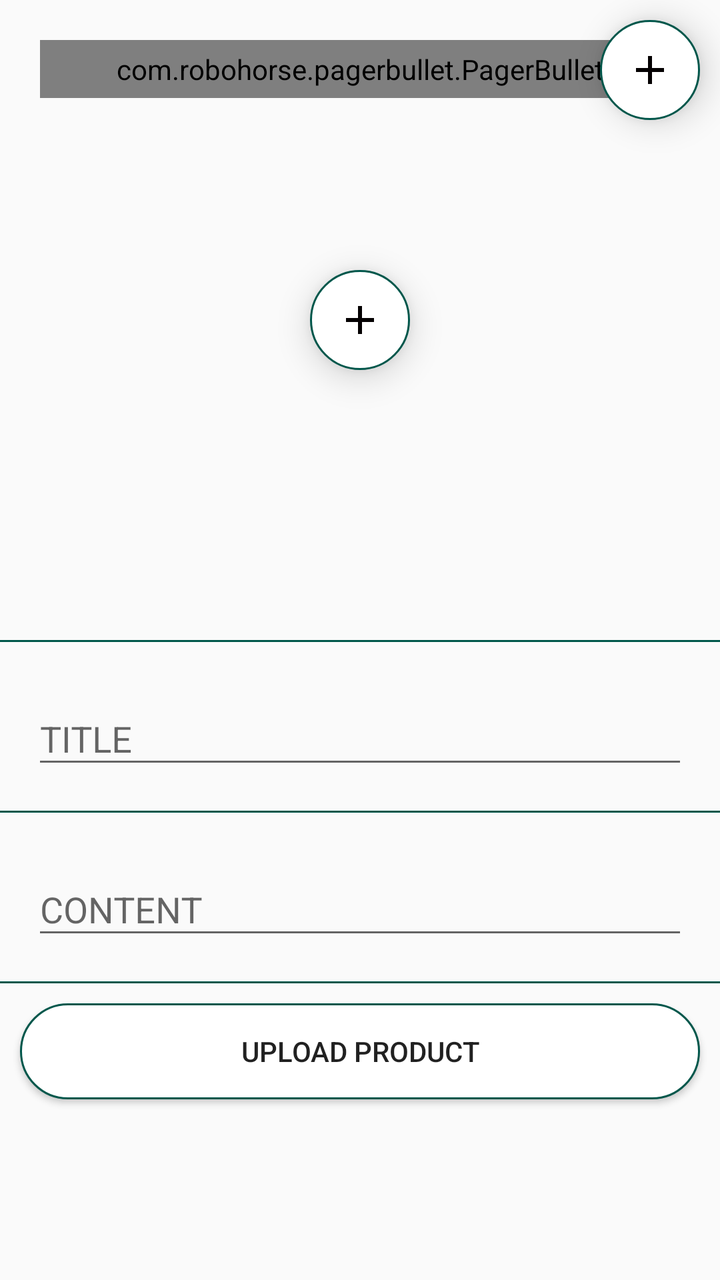
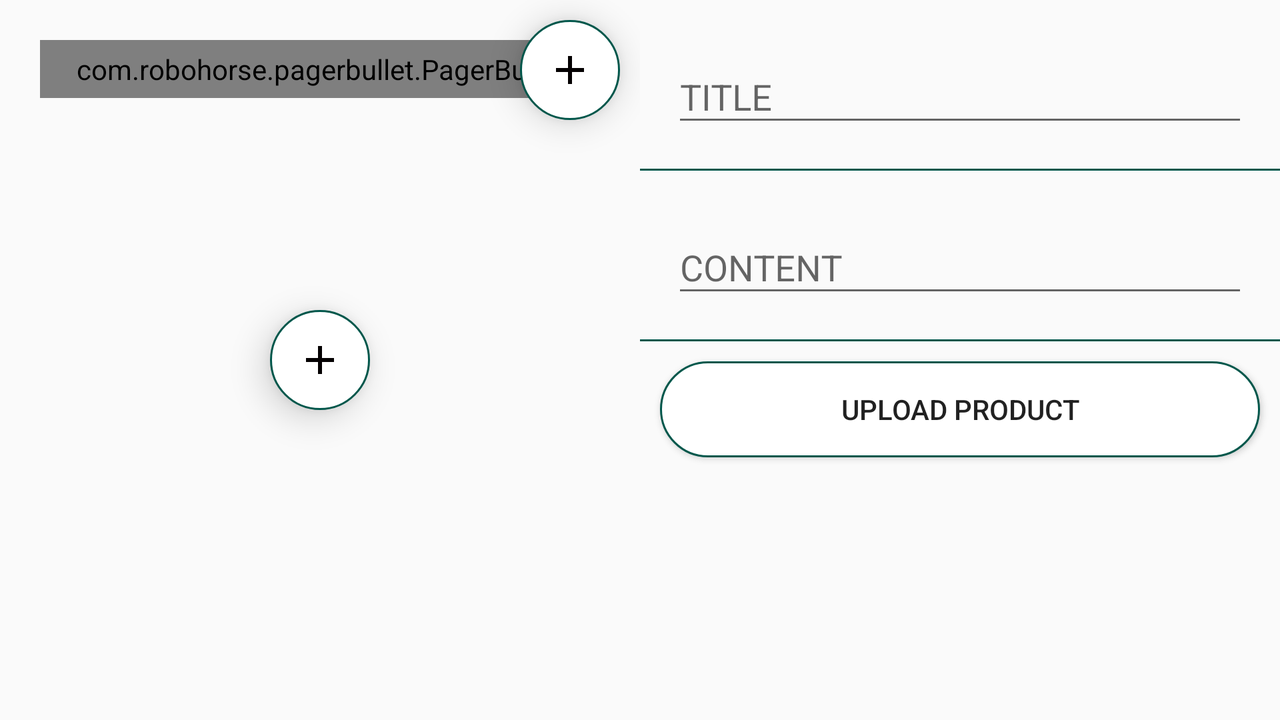

An Android layout and its configuration variant, each rendered on a device that would load it. The default file and the variant file are quoted in full after the pictures.
<!-- AndroidManifest.xml: application theme AppTheme -->
<!-- res/layout/activity_upload_product.xml -->
<?xml version="1.0" encoding="utf-8"?>
<RelativeLayout xmlns:android="http://schemas.android.com/apk/res/android"
    xmlns:app="http://schemas.android.com/apk/res-auto"
    xmlns:tools="http://schemas.android.com/tools"
    android:layout_width="match_parent"
    android:layout_height="match_parent">

    <LinearLayout
        android:layout_width="match_parent"
        android:layout_height="match_parent"
        android:orientation="vertical"
        android:weightSum="2">
        <RelativeLayout
            android:layout_width="match_parent"
            android:layout_height="0dp"
            android:layout_weight="1">
            <com.robohorse.pagerbullet.PagerBullet
                android:id="@+id/pagerBullet"
                android:layout_width="match_parent"
                android:layout_height="wrap_content"
                android:padding="5dp"
                android:layout_margin="20dp"
                app:panelHeightInDp="50dp" />
            <ImageButton
                android:layout_width="50dp"
                android:layout_height="50dp"
                android:src="@drawable/ic_add_black_24dp"
                android:layout_alignParentTop="true"
                android:layout_alignParentRight="true"
                android:translationZ="10dp"
                android:layout_margin="10dp"
                android:id="@+id/add_image_button"
                android:background="@drawable/button_bg2"/>
            <ImageButton
                android:layout_width="50dp"
                android:layout_height="50dp"
                android:src="@drawable/ic_add_black_24dp"
                android:layout_centerInParent="true"
                android:translationZ="10dp"
                android:layout_margin="10dp"
                android:id="@+id/add_image_button2"
                android:background="@drawable/button_bg2"/>
        </RelativeLayout>
        <LinearLayout
            android:layout_width="match_parent"
            android:layout_height="0dp"
            android:layout_weight="1"
            android:orientation="vertical"
            >
            <View
                android:layout_width="match_parent"
                android:layout_height="1dp"
                android:background="@color/colorPrimaryDark"/>
            <LinearLayout
                android:layout_width="match_parent"
                android:layout_height="wrap_content"
                android:paddingBottom="@dimen/activity_vertical_margin"
                android:paddingLeft="@dimen/activity_horizontal_margin"
                android:paddingRight="@dimen/activity_horizontal_margin"
                android:paddingTop="@dimen/activity_vertical_margin">
                <android.support.design.widget.TextInputLayout
                    android:layout_width="match_parent"
                    android:layout_height="wrap_content">
                    <EditText
                        android:id="@+id/et_post_title"
                        android:layout_width="match_parent"
                        android:layout_height="wrap_content"
                        android:hint="TITLE"
                        android:maxLines="1"/>
                </android.support.design.widget.TextInputLayout>
            </LinearLayout>
            <View
                android:layout_width="match_parent"
                android:layout_height="1dp"
                android:background="@color/colorPrimaryDark"/>
            <LinearLayout
                android:layout_width="match_parent"
                android:layout_height="wrap_content"
                android:paddingBottom="@dimen/activity_vertical_margin"
                android:paddingLeft="@dimen/activity_horizontal_margin"
                android:paddingRight="@dimen/activity_horizontal_margin"
                android:paddingTop="@dimen/activity_vertical_margin">
                <android.support.design.widget.TextInputLayout
                    android:layout_width="match_parent"
                    android:layout_height="wrap_content">

                    <EditText
                        android:id="@+id/et_post_content"
                        android:layout_width="match_parent"
                        android:layout_height="wrap_content"
                        android:hint="CONTENT"
                        android:maxLines="3"/>
                </android.support.design.widget.TextInputLayout>
            </LinearLayout>
            <View
                android:layout_width="match_parent"
                android:layout_height="1dp"
                android:background="@color/colorPrimaryDark"/>
            <Button
                android:layout_width="match_parent"
                android:layout_height="wrap_content"
                android:text="UPLOAD PRODUCT"
                android:layout_margin="10dp"
                android:id="@+id/upload_product_button"
                android:background="@drawable/button_bg2"/>
        </LinearLayout>
    </LinearLayout>


</RelativeLayout>
<!-- resources referenced by this layout -->
<resources>
  <color name="colorPrimaryDark">#00574B</color>
  <dimen name="activity_horizontal_margin">16dp</dimen>
  <dimen name="activity_vertical_margin">16dp</dimen>
  <!-- drawable button_bg2 (drawable) -->
  <?xml version="1.0" encoding="utf-8"?>
  <shape
      xmlns:android="http://schemas.android.com/apk/res/android">
  
      <solid
          android:color="@android:color/white"/>
      <stroke
          android:width="1dp"
          android:color="@color/colorPrimaryDark"
          />
      <corners
          android:radius="50dp"/>
  </shape>
  <!-- drawable ic_add_black_24dp (drawable) -->
  <vector android:height="24dp" android:tint="#040001"
      android:viewportHeight="24.0" android:viewportWidth="24.0"
      android:width="24dp" xmlns:android="http://schemas.android.com/apk/res/android">
      <path android:fillColor="#FF000000" android:pathData="M19,13h-6v6h-2v-6H5v-2h6V5h2v6h6v2z"/>
  </vector>
  <style name="AppTheme" parent="Theme.AppCompat.Light.DarkActionBar">
          
          <item name="colorPrimary">@color/colorPrimary</item>
          <item name="colorPrimaryDark">@color/colorPrimaryDark</item>
          <item name="colorAccent">@color/colorAccent</item>
      </style>
  <color name="colorPrimary">#008577</color>
  <color name="colorAccent">#D81B60</color>
</resources>
<!-- res/layout-land/activity_upload_product.xml (the repository's variant of the layout above) -->
<!-- drawn on the phone turned sideways -->
<?xml version="1.0" encoding="utf-8"?>
<RelativeLayout xmlns:android="http://schemas.android.com/apk/res/android"
    xmlns:app="http://schemas.android.com/apk/res-auto"
    xmlns:tools="http://schemas.android.com/tools"
    android:layout_width="match_parent"
    android:layout_height="match_parent"
    tools:context=".Activity.UploadProductActivity">

    <ProgressBar
        android:id="@+id/google_progress"
        android:layout_width="200dp"
        android:layout_height="200dp"
        android:visibility="gone"
        android:layout_centerInParent="true"/>

    <LinearLayout
        android:layout_width="match_parent"
        android:layout_height="match_parent"
        android:orientation="horizontal"
        android:weightSum="2">
        <RelativeLayout
            android:layout_width="0dp"
            android:layout_height="match_parent"
            android:layout_weight="1">
            <com.robohorse.pagerbullet.PagerBullet
                android:id="@+id/pagerBullet"
                android:layout_width="match_parent"
                android:layout_height="wrap_content"
                android:padding="5dp"
                android:layout_margin="20dp"
                app:panelHeightInDp="50dp" />
            <ImageButton
                android:layout_width="50dp"
                android:layout_height="50dp"
                android:src="@drawable/ic_add_black_24dp"
                android:layout_alignParentTop="true"
                android:layout_alignParentRight="true"
                android:translationZ="10dp"
                android:layout_margin="10dp"
                android:id="@+id/add_image_button"
                android:background="@drawable/button_bg2"/>
            <ImageButton
                android:layout_width="50dp"
                android:layout_height="50dp"
                android:src="@drawable/ic_add_black_24dp"
                android:layout_centerInParent="true"
                android:translationZ="10dp"
                android:layout_margin="10dp"
                android:id="@+id/add_image_button2"
                android:background="@drawable/button_bg2"/>
        </RelativeLayout>
        <LinearLayout
            android:layout_width="0dp"
            android:layout_height="match_parent"
            android:layout_weight="1"
            android:orientation="vertical"
            >
            <LinearLayout
                android:layout_width="match_parent"
                android:layout_height="wrap_content"
                android:paddingBottom="@dimen/activity_vertical_margin"
                android:paddingLeft="@dimen/activity_horizontal_margin"
                android:paddingRight="@dimen/activity_horizontal_margin"
                android:paddingTop="@dimen/activity_vertical_margin">
                <android.support.design.widget.TextInputLayout
                    android:layout_width="match_parent"
                    android:layout_height="wrap_content">
                    <EditText
                        android:id="@+id/et_post_title"
                        android:layout_width="match_parent"
                        android:layout_height="wrap_content"
                        android:hint="TITLE"
                        android:maxLines="1"/>
                </android.support.design.widget.TextInputLayout>
            </LinearLayout>
            <View
                android:layout_width="match_parent"
                android:layout_height="1dp"
                android:background="@color/colorPrimaryDark"/>
            <LinearLayout
                android:layout_width="match_parent"
                android:layout_height="wrap_content"
                android:paddingBottom="@dimen/activity_vertical_margin"
                android:paddingLeft="@dimen/activity_horizontal_margin"
                android:paddingRight="@dimen/activity_horizontal_margin"
                android:paddingTop="@dimen/activity_vertical_margin">
                <android.support.design.widget.TextInputLayout
                    android:layout_width="match_parent"
                    android:layout_height="wrap_content">
                    <EditText
                        android:id="@+id/et_post_content"
                        android:layout_width="match_parent"
                        android:layout_height="wrap_content"
                        android:hint="CONTENT"
                        android:maxLines="3"/>
                </android.support.design.widget.TextInputLayout>
            </LinearLayout>
            <View
                android:layout_width="match_parent"
                android:layout_height="1dp"
                android:background="@color/colorPrimaryDark"/>
            <Button
                android:layout_width="match_parent"
                android:layout_height="wrap_content"
                android:text="UPLOAD PRODUCT"
                android:layout_margin="10dp"
                android:id="@+id/upload_product_button"
                android:background="@drawable/button_bg2"/>
        </LinearLayout>
    </LinearLayout>


</RelativeLayout>
